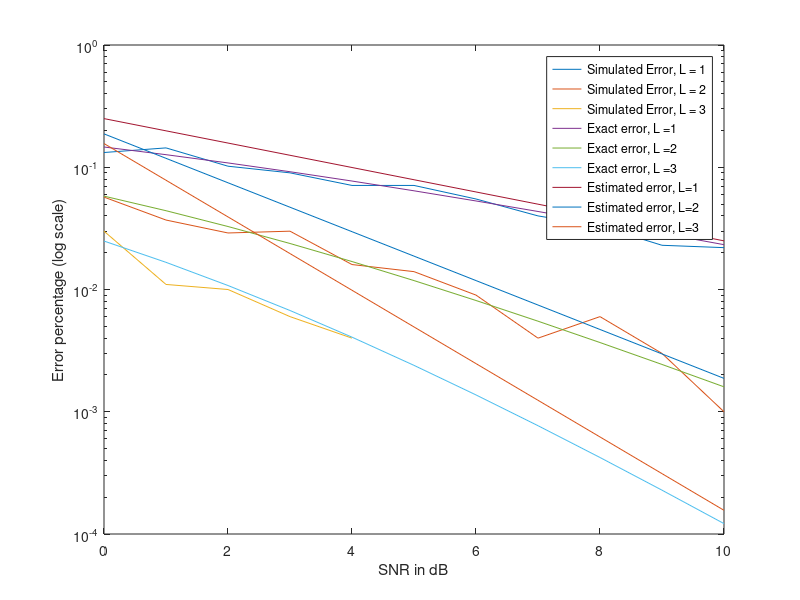

Reproduce this figure in MATLAB.
%initialize variables, loop over 10 SNR values
L = 3;
fail = zeros(11, L);
probErrSim = zeros(11, L);
probErrExact = zeros(11,L);
probErrEst = zeros(11,L);

for SNRdb_1 = 1:11
SNRdb = SNRdb_1 - 1;
SNR = 10.^(SNRdb/10);

    %simulate 1000 trials of sending bit x and getting y at the Rx
    for trial = 1:1000
        h = 1/sqrt(2) * randn(L,1) + 1j/sqrt(2) * randn(L,1);
        w = 1/sqrt(2) * randn(L,1) + 1j/sqrt(2) * randn(L,1);
        x = sqrt(SNR)*((-1)^randi([0 1]));
        y = h * x + w;

        %ML detection, determines whether the projection of magnitude h * value of y 
        %onto the real line is closer to x or the complementary BPSK value of x 
        for l = 1:L
            h_temp = h(1:l);
            y_temp = y(1:l);
            h_transpose = h_temp';
            decider = real(((h_temp)'*y_temp)/norm(h_temp));
            if (abs(decider - x) > abs(decider - (-1 * x))) 
                fail(SNRdb_1, l) = fail(SNRdb_1, l) + 1;
            end
            %calculate the error rate
            probErrSim(SNRdb_1, l) = (fail(SNRdb_1,l)/trial);
        end
    end

    %exact error probablity for each L
    mu = sqrt(SNR/(1 + SNR));
    for l_temp = 1:L
        sum = 0; % reset the summation over l for each L
        for l = 0:(l_temp - 1)
           sum = sum + (((1 - mu)/2))^l_temp * nchoosek(l_temp - 1 + l, l) * ((1 + mu)/2)^l;
           probErrExact(SNRdb_1,l_temp) = sum;
        end
    end
    
    %estimated error probability for each L
    for l = 1:L
    probErrEst(SNRdb_1, l) = nchoosek(2*l - 1, l)*(1/((4 * SNR)^l));
    end

end

SNRdb = transpose(0:10);
semilogy(SNRdb,probErrSim);
hold on 
semilogy(SNRdb,probErrExact);
semilogy(SNRdb,probErrEst);
hold off
legend('Simulated Error, L = 1', 'Simulated Error, L = 2', 'Simulated Error, L = 3', ... 
'Exact error, L =1', 'Exact error, L =2', 'Exact error, L =3', ...
'Estimated error, L=1', 'Estimated error, L=2', 'Estimated error, L=3');
xlabel('SNR in dB')
ylabel('Error percentage (log scale)')

